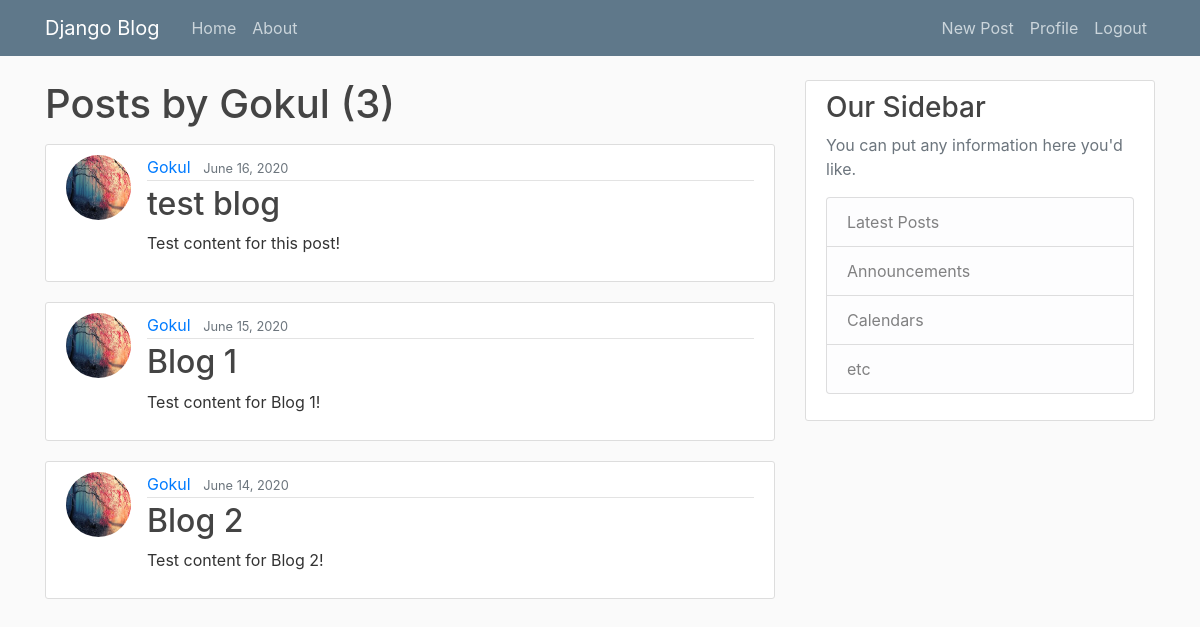
Before: /user/Gokul (signed in) with the older database file.
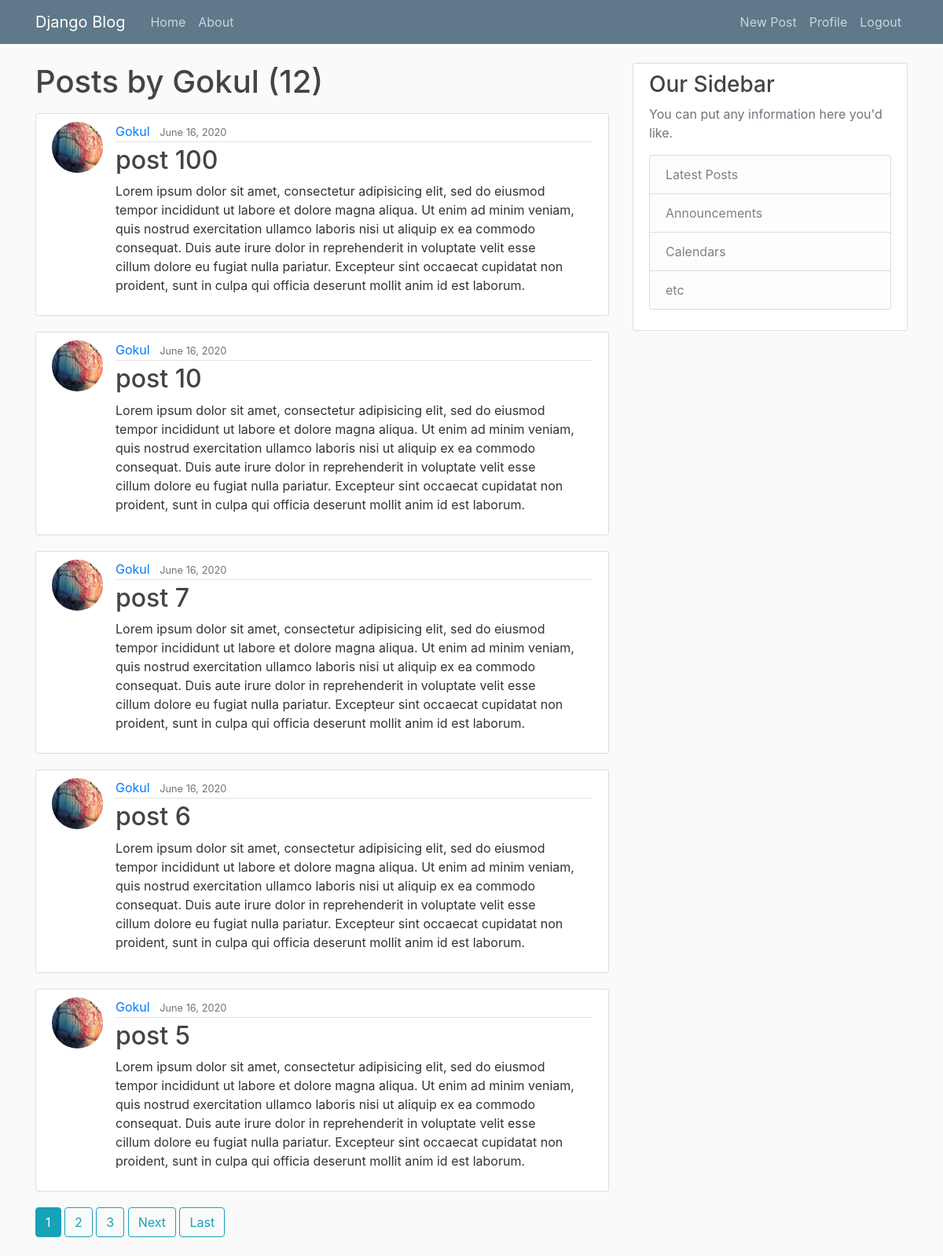
After: the same page with the newer database file.
### blog/models.py (models this page shows, shortened)
class Post(models.Model):
	title = models.CharField(max_length=100)
	content = models.TextField()
	date_posted = models.DateTimeField(default=timezone.now)
	author = models.ForeignKey(User, on_delete=models.CASCADE)

### users/models.py (models this page shows, shortened)
class Profile(models.Model):
	user = models.OneToOneField(User, on_delete=models.CASCADE)
	image = models.ImageField(default='default.jpg', upload_to='profile_pics')

### blog/views.py (the view)
# urls.py: path('user/<str:username>', UserPostListView.as_view(), name='user-posts'),
class UserPostListView(LoginRequiredMixin, ListView):
	model = Post
	template_name = 'blog/user_posts.html'
	context_object_name = 'posts'
	paginate_by = 5
	def get_queryset(self):
		user = get_object_or_404(User, username=self.kwargs.get('username'))
		return Post.objects.filter(author=user).order_by('-date_posted')

### blog/templates/blog/user_posts.html (shortened to what this page needs)
{% extends "blog/base.html" %}
{% block content %}
    <h1 class="mb-3">Posts by {{ view.kwargs.username }} ({{ page_obj.paginator.count }})</h1>
    {% for post in posts %}
        <article class="media content-section">
          <img class="rounded-circle article-img" src="{{ post.author.profile.image.url }}">
          <div class="media-body">
            <div class="article-metadata">
              <a class="mr-2" href="{% url 'user-posts' post.author.username %}">{{ post.author }}</a>
              <small class="text-muted">{{ post.date_posted|date:"F d, Y" }}</small>
            </div>
            <h2><a class="article-title" href="{% url 'post-detail' post.id %}">{{ post.title }}</a></h2>
            <p class="article-content">{{ post.content }}</p>
          </div>
        </article>
    {% endfor %}
    {% if is_paginated %}
      {% for num in page_obj.paginator.page_range %}
        {% if page_obj.number == num %}
          <a class="btn btn-info mb-4" href="?page={{ num }}">{{ num }}</a>
        {% elif num > page_obj.number|add:'-3' and num < page_obj.number|add:'3' %}
          <a class="btn btn-outline-info mb-4" href="?page={{ num }}">{{ num }}</a>
        {% endif %}
      {% endfor %}
      {% if page_obj.has_next %}
        <a class="btn btn-outline-info mb-4" href="?page={{ page_obj.next_page_number }}">Next</a>
        <a class="btn btn-outline-info mb-4" href="?page={{ page_obj.paginator.num_pages }}">Last</a>
      {% endif %}
    {% endif %}
{% endblock content %}

Changed rows visible on the page:
no longer on this page (row unchanged): Post: author.profile.image (picture), author "Gokul", date_posted "June 16, 2020", title "test blog", content "Test content for this post!"
no longer on this page (row unchanged): Post: author.profile.image (picture), author "Gokul", date_posted "June 15, 2020", title "Blog 1", content "Test content for Blog 1!"
no longer on this page (row unchanged): Post: author.profile.image (picture), author "Gokul", date_posted "June 14, 2020", title "Blog 2", content "Test content for Blog 2!"
added Post: author.profile.image (picture), author "Gokul", date_posted "June 16, 2020", title "post 100", content "Lorem ipsum dolor sit amet, consectetur adipisicing elit, sed do eiusmod tempor incididunt ut labore et dolore magna aliqua. Ut enim ad minim veniam, quis nostrud exercitation ullamco laboris nisi ut aliquip ex ea commodo consequat. Duis aute irure dolor in reprehenderit in voluptate velit esse cillum dolore eu fugiat nulla pariatur. Excepteur sint occaecat cupidatat non proident, sunt in culpa qui officia deserunt mollit anim id est laborum."
added Post: author.profile.image (picture), author "Gokul", date_posted "June 16, 2020", title "post 10", content "Lorem ipsum dolor sit amet, consectetur adipisicing elit, sed do eiusmod tempor incididunt ut labore et dolore magna aliqua. Ut enim ad minim veniam, quis nostrud exercitation ullamco laboris nisi ut aliquip ex ea commodo consequat. Duis aute irure dolor in reprehenderit in voluptate velit esse cillum dolore eu fugiat nulla pariatur. Excepteur sint occaecat cupidatat non proident, sunt in culpa qui officia deserunt mollit anim id est laborum."
added Post: author.profile.image (picture), author "Gokul", date_posted "June 16, 2020", title "post 7", content "Lorem ipsum dolor sit amet, consectetur adipisicing elit, sed do eiusmod tempor incididunt ut labore et dolore magna aliqua. Ut enim ad minim veniam, quis nostrud exercitation ullamco laboris nisi ut aliquip ex ea commodo consequat. Duis aute irure dolor in reprehenderit in voluptate velit esse cillum dolore eu fugiat nulla pariatur. Excepteur sint occaecat cupidatat non proident, sunt in culpa qui officia deserunt mollit anim id est laborum."
added Post: author.profile.image (picture), author "Gokul", date_posted "June 16, 2020", title "post 6", content "Lorem ipsum dolor sit amet, consectetur adipisicing elit, sed do eiusmod tempor incididunt ut labore et dolore magna aliqua. Ut enim ad minim veniam, quis nostrud exercitation ullamco laboris nisi ut aliquip ex ea commodo consequat. Duis aute irure dolor in reprehenderit in voluptate velit esse cillum dolore eu fugiat nulla pariatur. Excepteur sint occaecat cupidatat non proident, sunt in culpa qui officia deserunt mollit anim id est laborum."
added Post: author.profile.image (picture), author "Gokul", date_posted "June 16, 2020", title "post 5", content "Lorem ipsum dolor sit amet, consectetur adipisicing elit, sed do eiusmod tempor incididunt ut labore et dolore magna aliqua. Ut enim ad minim veniam, quis nostrud exercitation ullamco laboris nisi ut aliquip ex ea commodo consequat. Duis aute irure dolor in reprehenderit in voluptate velit esse cillum dolore eu fugiat nulla pariatur. Excepteur sint occaecat cupidatat non proident, sunt in culpa qui officia deserunt mollit anim id est laborum."
Other visible differences:
{{ page_obj.paginator.count }}: "3" → "12"
new list line: "1"
new list line: "2"
new list line: "3"
text now shown: "Next Last"
